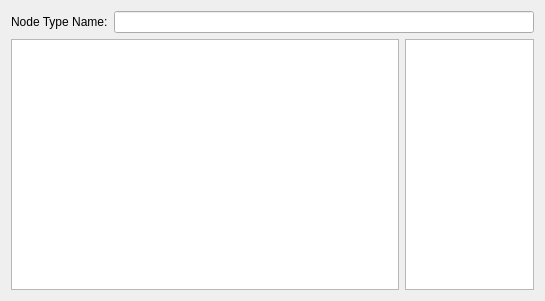
<?xml version="1.0" encoding="UTF-8"?>
<ui version="4.0">
 <class>SPRulePatternInputWidget</class>
 <widget class="QWidget" name="SPRulePatternInputWidget">
  <property name="geometry">
   <rect>
    <x>0</x>
    <y>0</y>
    <width>545</width>
    <height>301</height>
   </rect>
  </property>
  <property name="windowTitle">
   <string>Form</string>
  </property>
  <layout class="QVBoxLayout" name="verticalLayout">
   <item>
    <layout class="QHBoxLayout" name="horizontalLayout_2">
     <item>
      <widget class="QLabel" name="label">
       <property name="text">
        <string>Node Type Name:</string>
       </property>
      </widget>
     </item>
     <item>
      <widget class="QLineEdit" name="typeNameLineEdit"/>
     </item>
    </layout>
   </item>
   <item>
    <layout class="QHBoxLayout" name="horizontalLayout" stretch="3,1">
     <item>
      <widget class="TextEditor" name="plainTextEdit">
       <property name="undoRedoEnabled">
        <bool>false</bool>
       </property>
      </widget>
     </item>
     <item>
      <widget class="ElementListWidget" name="elementListWidget">
       <property name="sizePolicy">
        <sizepolicy hsizetype="Preferred" vsizetype="Expanding">
         <horstretch>0</horstretch>
         <verstretch>0</verstretch>
        </sizepolicy>
       </property>
      </widget>
     </item>
    </layout>
   </item>
  </layout>
 </widget>
 <customwidgets>
  <customwidget>
   <class>TextEditor</class>
   <extends>QPlainTextEdit</extends>
   <header>src/gui/TextEditor.h</header>
  </customwidget>
  <customwidget>
   <class>ElementListWidget</class>
   <extends>QListWidget</extends>
   <header>src/gui/ElementListWidget.h</header>
  </customwidget>
 </customwidgets>
 <resources/>
 <connections/>
</ui>
